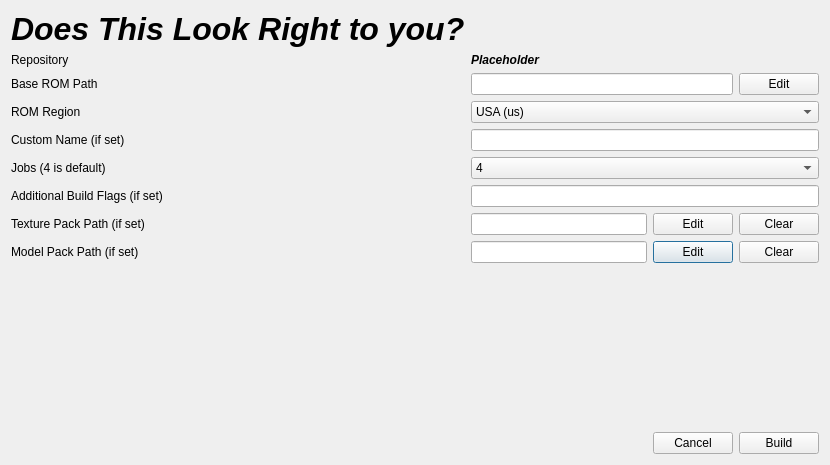
<?xml version="1.0" encoding="UTF-8"?>
<ui version="4.0">
 <class>RecheckConfigurationDialog</class>
 <widget class="QDialog" name="RecheckConfigurationDialog">
  <property name="geometry">
   <rect>
    <x>0</x>
    <y>0</y>
    <width>830</width>
    <height>465</height>
   </rect>
  </property>
  <property name="windowTitle">
   <string>Recheck Configuration</string>
  </property>
  <layout class="QGridLayout" name="gridLayout">
   <item row="4" column="0">
    <widget class="QLabel" name="l_custom_name">
     <property name="text">
      <string>Custom Name (if set)</string>
     </property>
    </widget>
   </item>
   <item row="1" column="1">
    <widget class="QLabel" name="l_repo_display">
     <property name="font">
      <font>
       <weight>75</weight>
       <italic>true</italic>
       <bold>true</bold>
      </font>
     </property>
     <property name="text">
      <string>Placeholder</string>
     </property>
    </widget>
   </item>
   <item row="4" column="1" colspan="4">
    <widget class="QLineEdit" name="line_edit_custom_name">
     <property name="readOnly">
      <bool>false</bool>
     </property>
    </widget>
   </item>
   <item row="7" column="1">
    <widget class="QLineEdit" name="line_edit_texture_pack">
     <property name="readOnly">
      <bool>true</bool>
     </property>
    </widget>
   </item>
   <item row="9" column="1">
    <widget class="QLineEdit" name="line_edit_model_pack">
     <property name="text">
      <string/>
     </property>
     <property name="readOnly">
      <bool>true</bool>
     </property>
    </widget>
   </item>
   <item row="6" column="0">
    <widget class="QLabel" name="l_additional_makeopts">
     <property name="text">
      <string>Additional Build Flags (if set)</string>
     </property>
    </widget>
   </item>
   <item row="10" column="1">
    <spacer name="verticalSpacer">
     <property name="orientation">
      <enum>Qt::Vertical</enum>
     </property>
     <property name="sizeHint" stdset="0">
      <size>
       <width>20</width>
       <height>40</height>
      </size>
     </property>
    </spacer>
   </item>
   <item row="5" column="1" colspan="4">
    <widget class="QComboBox" name="combobox_jobs">
     <item>
      <property name="text">
       <string>4</string>
      </property>
     </item>
     <item>
      <property name="text">
       <string>1</string>
      </property>
     </item>
     <item>
      <property name="text">
       <string>2</string>
      </property>
     </item>
     <item>
      <property name="text">
       <string>8</string>
      </property>
     </item>
     <item>
      <property name="text">
       <string>10</string>
      </property>
     </item>
     <item>
      <property name="text">
       <string>12</string>
      </property>
     </item>
     <item>
      <property name="text">
       <string>16</string>
      </property>
     </item>
    </widget>
   </item>
   <item row="9" column="2">
    <widget class="QPushButton" name="b_model_pack_edit">
     <property name="text">
      <string>Edit</string>
     </property>
    </widget>
   </item>
   <item row="7" column="2">
    <widget class="QPushButton" name="b_texture_pack_path">
     <property name="text">
      <string>Edit</string>
     </property>
    </widget>
   </item>
   <item row="9" column="0">
    <widget class="QLabel" name="l_model_pack">
     <property name="text">
      <string>Model Pack Path (if set)</string>
     </property>
    </widget>
   </item>
   <item row="6" column="1" colspan="4">
    <widget class="QLineEdit" name="line_edit_build_flags">
     <property name="text">
      <string/>
     </property>
     <property name="readOnly">
      <bool>false</bool>
     </property>
    </widget>
   </item>
   <item row="3" column="1" colspan="4">
    <widget class="QComboBox" name="combobox_romregion">
     <item>
      <property name="text">
       <string>USA (us)</string>
      </property>
     </item>
     <item>
      <property name="text">
       <string>European PAL (eu)</string>
      </property>
     </item>
     <item>
      <property name="text">
       <string>Japanese (jp)</string>
      </property>
     </item>
    </widget>
   </item>
   <item row="0" column="0">
    <widget class="QLabel" name="l_title">
     <property name="font">
      <font>
       <pointsize>24</pointsize>
       <weight>75</weight>
       <italic>true</italic>
       <bold>true</bold>
      </font>
     </property>
     <property name="text">
      <string>Does This Look Right to you?</string>
     </property>
    </widget>
   </item>
   <item row="7" column="0">
    <widget class="QLabel" name="l_texture_pack">
     <property name="text">
      <string>Texture Pack Path (if set)</string>
     </property>
    </widget>
   </item>
   <item row="3" column="0">
    <widget class="QLabel" name="l_rom_region">
     <property name="text">
      <string>ROM Region</string>
     </property>
    </widget>
   </item>
   <item row="2" column="1" colspan="2">
    <widget class="QLineEdit" name="line_edit_baserom_path">
     <property name="readOnly">
      <bool>true</bool>
     </property>
    </widget>
   </item>
   <item row="2" column="0">
    <widget class="QLabel" name="l_baserom_path">
     <property name="text">
      <string>Base ROM Path</string>
     </property>
    </widget>
   </item>
   <item row="1" column="0">
    <widget class="QLabel" name="l_repo">
     <property name="text">
      <string>Repository</string>
     </property>
    </widget>
   </item>
   <item row="5" column="0">
    <widget class="QLabel" name="l_jobs">
     <property name="text">
      <string>Jobs (4 is default)</string>
     </property>
    </widget>
   </item>
   <item row="11" column="0" colspan="2">
    <spacer name="horizontal_spacer">
     <property name="orientation">
      <enum>Qt::Horizontal</enum>
     </property>
     <property name="sizeHint" stdset="0">
      <size>
       <width>40</width>
       <height>20</height>
      </size>
     </property>
    </spacer>
   </item>
   <item row="11" column="2">
    <widget class="QPushButton" name="b_cancel">
     <property name="text">
      <string>Cancel</string>
     </property>
    </widget>
   </item>
   <item row="11" column="3" colspan="2">
    <widget class="QPushButton" name="b_build">
     <property name="text">
      <string>Build</string>
     </property>
    </widget>
   </item>
   <item row="9" column="3" colspan="2">
    <widget class="QPushButton" name="clear_model_pack">
     <property name="text">
      <string>Clear</string>
     </property>
    </widget>
   </item>
   <item row="7" column="3" colspan="2">
    <widget class="QPushButton" name="clear_texture_pack">
     <property name="text">
      <string>Clear</string>
     </property>
    </widget>
   </item>
   <item row="2" column="3" colspan="2">
    <widget class="QPushButton" name="b_baserom_path">
     <property name="text">
      <string>Edit</string>
     </property>
    </widget>
   </item>
  </layout>
 </widget>
 <resources/>
 <connections>
  <connection>
   <sender>b_baserom_path</sender>
   <signal>clicked()</signal>
   <receiver>RecheckConfigurationDialog</receiver>
   <slot>b_baserom_path()</slot>
   <hints>
    <hint type="sourcelabel">
     <x>774</x>
     <y>93</y>
    </hint>
    <hint type="destinationlabel">
     <x>322</x>
     <y>380</y>
    </hint>
   </hints>
  </connection>
  <connection>
   <sender>b_texture_pack_path</sender>
   <signal>clicked()</signal>
   <receiver>RecheckConfigurationDialog</receiver>
   <slot>b_texturepack_path()</slot>
   <hints>
    <hint type="sourcelabel">
     <x>733</x>
     <y>293</y>
    </hint>
    <hint type="destinationlabel">
     <x>493</x>
     <y>450</y>
    </hint>
   </hints>
  </connection>
  <connection>
   <sender>b_model_pack_edit</sender>
   <signal>clicked()</signal>
   <receiver>RecheckConfigurationDialog</receiver>
   <slot>b_modelpack_path()</slot>
   <hints>
    <hint type="sourcelabel">
     <x>733</x>
     <y>332</y>
    </hint>
    <hint type="destinationlabel">
     <x>693</x>
     <y>410</y>
    </hint>
   </hints>
  </connection>
  <connection>
   <sender>b_build</sender>
   <signal>clicked()</signal>
   <receiver>RecheckConfigurationDialog</receiver>
   <slot>b_build()</slot>
   <hints>
    <hint type="sourcelabel">
     <x>823</x>
     <y>458</y>
    </hint>
    <hint type="destinationlabel">
     <x>606</x>
     <y>486</y>
    </hint>
   </hints>
  </connection>
  <connection>
   <sender>clear_texture_pack</sender>
   <signal>clicked()</signal>
   <receiver>line_edit_texture_pack</receiver>
   <slot>clear()</slot>
   <hints>
    <hint type="sourcelabel">
     <x>823</x>
     <y>293</y>
    </hint>
    <hint type="destinationlabel">
     <x>643</x>
     <y>292</y>
    </hint>
   </hints>
  </connection>
  <connection>
   <sender>clear_model_pack</sender>
   <signal>clicked()</signal>
   <receiver>line_edit_model_pack</receiver>
   <slot>clear()</slot>
   <hints>
    <hint type="sourcelabel">
     <x>748</x>
     <y>330</y>
    </hint>
    <hint type="destinationlabel">
     <x>557</x>
     <y>327</y>
    </hint>
   </hints>
  </connection>
 </connections>
 <slots>
  <slot>b_baserom_path()</slot>
  <slot>b_modelpack_path()</slot>
  <slot>b_texturepack_path()</slot>
  <slot>b_build()</slot>
 </slots>
</ui>
